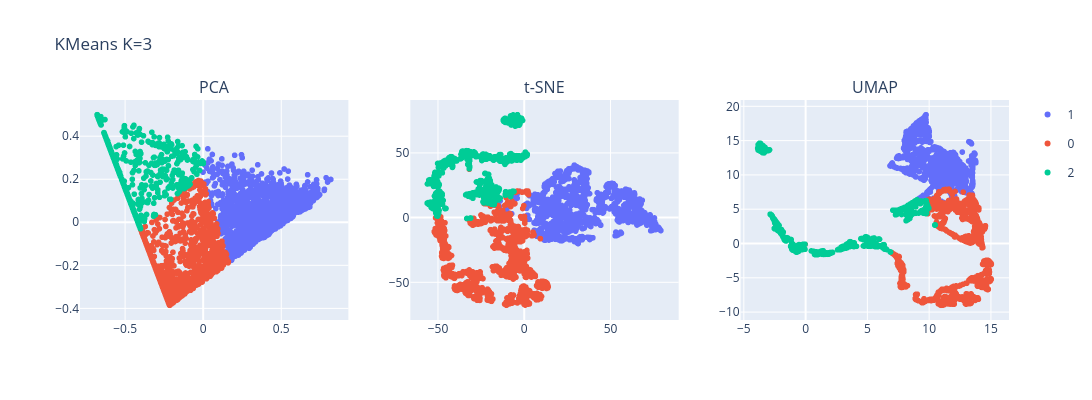

Notebook code for this chart:
### Code cell
# Entrenamos y obtenemos etiquetas
pipeline_kmeans_final.fit(df_retail)
kmeans_labels = pipeline_kmeans_final.predict(df_retail)

# Visualizamos los clusters en las tres proyecciones
plot_dim_reductions(pca_proj, tsne_proj, umap_proj, name=f"KMeans K={k_optimal}", colors=kmeans_labels).show()

### Figure 1 — Plotly figure (JSON) as saved in the notebook; plotly's stock layout.template omitted (floating-point values rounded to 4 significant figures; data arrays with more than 128 entries replaced by an {"elided": "..."} marker saying what was removed)
{"data": [{"hovertemplate": "color=1<br>x=%{x}<br>y=%{y}<extra></extra>", "legendgroup": "1", "marker": {"color": "#636efa", "symbol": "circle"}, "mode": "markers", "name": "1", "showlegend": true, "type": "scattergl", "x": {"elided": "1759 float values"}, "xaxis": "x", "y": {"elided": "1759 float values"}, "yaxis": "y"}, {"hovertemplate": "color=0<br>x=%{x}<br>y=%{y}<extra></extra>", "legendgroup": "0", "marker": {"color": "#EF553B", "symbol": "circle"}, "mode": "markers", "name": "0", "showlegend": true, "type": "scattergl", "x": {"elided": "1598 float values"}, "xaxis": "x", "y": {"elided": "1598 float values"}, "yaxis": "y"}, {"hovertemplate": "color=2<br>x=%{x}<br>y=%{y}<extra></extra>", "legendgroup": "2", "marker": {"color": "#00cc96", "symbol": "circle"}, "mode": "markers", "name": "2", "showlegend": true, "type": "scattergl", "x": {"elided": "957 float values"}, "xaxis": "x", "y": {"elided": "957 float values"}, "yaxis": "y"}, {"hovertemplate": "color=1<br>x=%{x}<br>y=%{y}<extra></extra>", "legendgroup": "1", "marker": {"color": "#636efa", "symbol": "circle"}, "mode": "markers", "name": "1", "showlegend": false, "type": "scattergl", "x": {"elided": "1759 float values"}, "xaxis": "x2", "y": {"elided": "1759 float values"}, "yaxis": "y2"}, {"hovertemplate": "color=0<br>x=%{x}<br>y=%{y}<extra></extra>", "legendgroup": "0", "marker": {"color": "#EF553B", "symbol": "circle"}, "mode": "markers", "name": "0", "showlegend": false, "type": "scattergl", "x": {"elided": "1598 float values"}, "xaxis": "x2", "y": {"elided": "1598 float values"}, "yaxis": "y2"}, {"hovertemplate": "color=2<br>x=%{x}<br>y=%{y}<extra></extra>", "legendgroup": "2", "marker": {"color": "#00cc96", "symbol": "circle"}, "mode": "markers", "name": "2", "showlegend": false, "type": "scattergl", "x": {"elided": "957 float values"}, "xaxis": "x2", "y": {"elided": "957 float values"}, "yaxis": "y2"}, {"hovertemplate": "color=1<br>x=%{x}<br>y=%{y}<extra></extra>", "legendgroup": "1", "marker": {"color": "#636efa", "symbol": "circle"}, "mode": "markers", "name": "1", "showlegend": false, "type": "scattergl", "x": {"elided": "1759 float values"}, "xaxis": "x3", "y": {"elided": "1759 float values"}, "yaxis": "y3"}, {"hovertemplate": "color=0<br>x=%{x}<br>y=%{y}<extra></extra>", "legendgroup": "0", "marker": {"color": "#EF553B", "symbol": "circle"}, "mode": "markers", "name": "0", "showlegend": false, "type": "scattergl", "x": {"elided": "1598 float values"}, "xaxis": "x3", "y": {"elided": "1598 float values"}, "yaxis": "y3"}, {"hovertemplate": "color=2<br>x=%{x}<br>y=%{y}<extra></extra>", "legendgroup": "2", "marker": {"color": "#00cc96", "symbol": "circle"}, "mode": "markers", "name": "2", "showlegend": false, "type": "scattergl", "x": {"elided": "957 float values"}, "xaxis": "x3", "y": {"elided": "957 float values"}, "yaxis": "y3"}], "layout": {"annotations": [{"font": {"size": 16}, "showarrow": false, "text": "PCA", "x": 0.1444, "xanchor": "center", "xref": "paper", "y": 1, "yanchor": "bottom", "yref": "paper"}, {"font": {"size": 16}, "showarrow": false, "text": "t-SNE", "x": 0.5, "xanchor": "center", "xref": "paper", "y": 1, "yanchor": "bottom", "yref": "paper"}, {"font": {"size": 16}, "showarrow": false, "text": "UMAP", "x": 0.8556, "xanchor": "center", "xref": "paper", "y": 1, "yanchor": "bottom", "yref": "paper"}], "height": 400, "title": {"text": "KMeans K=3"}, "width": 1200, "xaxis": {"anchor": "y", "domain": [0, 0.2889]}, "xaxis2": {"anchor": "y2", "domain": [0.3556, 0.6444]}, "xaxis3": {"anchor": "y3", "domain": [0.7111, 1]}, "yaxis": {"anchor": "x", "domain": [0, 1]}, "yaxis2": {"anchor": "x2", "domain": [0, 1]}, "yaxis3": {"anchor": "x3", "domain": [0, 1]}}}
